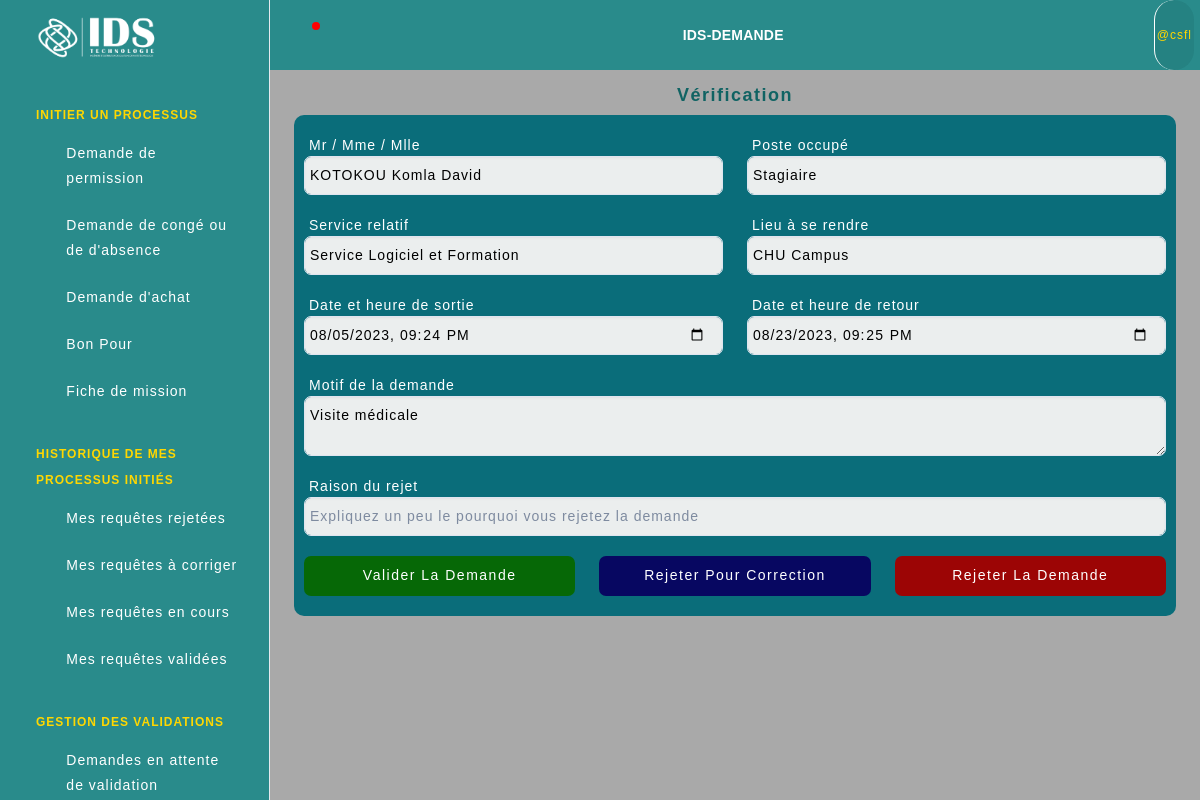
Page /ids-demande/vd/30/ (signed in) on the committed database.
### applicationidsdemande/models.py (models this page shows, shortened)
class Personnel(AbstractBaseUser, PermissionsMixin):
    POSTE_CHOICES = (
        ('Stagiaire', 'Stagiaire'),
        ('Employe', 'Employé'),
        ('ChefService', 'Chef Service'),
        ('Administrateur', 'Administrateur'),
        ('ServicePersonnel', 'Service Personnel'),
        ('DirecteurGeneral', 'Directeur Général'),
        ('DirecteurDepartement', 'Directeur de Département'),
    )
    SERVICE_CHOICES = (
        ('Aucun', 'Aucun Service Particulier'),
        ('ServiceReseauxClients', 'Service Reseaux et Clients'),
        ('ServiceSupportAlvanet', 'Service Support ALAVANET'),
        ('ServiceLogicielFormation', 'Service Logiciel et Formation'),
        ('ServiceCommercial', 'Service Commercial'),
        ('ServiceAdministratifRessourcesHumaines', 'Service Administratif et des Ressources Humaines'),
        ('EquipeLogistiqueCommerciale', 'Equipe Logistique et Commerciale'),
        ('Direction', 'Direction'),
        ('Administration', 'Administration'),
    )
    DIRECTION_CHOICES = (
        ('Aucune', 'Aucune Direction Particulière'),
        ('DirectionTechnique', 'Direction Technique'),
        ('DirectionCommercialeMarketingCommunication', 'Direction Commerciale, Marketing et Communication'),
        ('DirectionAdministrativeRessourcesHumaines', 'Direction Administrative et des Ressources Humaines'),
    )
    nom = models.CharField(max_length=255)
    prenom = models.CharField(max_length=255)
    username = models.CharField(max_length=30, unique=True)
    email = models.EmailField(unique=True)
    poste = models.CharField(max_length=255, choices=POSTE_CHOICES)
    service = models.CharField(max_length=255, choices=SERVICE_CHOICES)
    direction = models.CharField(max_length=100, choices=DIRECTION_CHOICES, default="")
    telephone = PhoneNumberField()
    is_active = models.BooleanField(default=True)
    is_staff = models.BooleanField(default=False)
    objects = CustomUserManager()
    USERNAME_FIELD = 'username'
    REQUIRED_FIELDS = ['nom', 'prenom', 'email', 'poste', 'service', 'telephone']

class DemandePermission(models.Model):
    initiateur = models.ForeignKey(Personnel, on_delete=models.SET_NULL, null=True, blank=True, related_name='demandes_initiees')
    validateurs = models.ManyToManyField(Personnel, blank=True, related_name='demandes_validees')
    rejeteurs_strict = models.ManyToManyField(Personnel, blank=True, related_name='demandes_strictements_rejetees')
    rejeteurs_pour_correction = models.ManyToManyField(Personnel, blank=True, related_name='demandes_rejetees_pour_corrections')
    valide_par = models.ForeignKey(Personnel, on_delete=models.SET_NULL, null=True, blank=True, related_name='demandes_vérifiees')
    date_emission = models.DateTimeField(default=timezone.now)
    statut = models.CharField(max_length=50, choices=STATUT_CHOICES)
    NomComplet = models.CharField(max_length=100)
    poste = models.CharField(max_length=100, choices=POSTE_CHOICES)
    service = models.CharField(max_length=255, choices=SERVICE_CHOICES)
    direction = models.CharField(max_length=100, choices=DIRECTION_CHOICES, default="")
    motif = models.TextField()
    lieu = models.CharField(max_length=100)
    date_heure_sortie = models.DateTimeField()
    date_heure_retour = models.DateTimeField()
    raison_rejet = models.TextField(blank=True, null=True)

### applicationidsdemande/views.py (the view, shortened to what this page needs)
# urls.py: path('vd/<int:demande_id>/', valider_demande, name='valider_demande'),
@login_required(login_url="/")
def valider_demande(request, demande_id):
    demande = get_object_or_404(DemandePermission, id=demande_id)
    user = request.user
    if user.poste == 'ChefService' and (demande.statut == 'attente_CS' or demande.statut == 'a_corriger'):
        if request.method == 'POST':
            form = PermissionForm(request.POST, instance=demande)
            if form.is_valid():
                demande = form.save(commit=False)
                if 'valider' in request.POST:
                    demande.statut = 'attente_DS'
                    demande.valide_par = user
                    demande.raison_rejet = ''
                    demande.validateurs.add(user)  # Ajouter le validateur à la liste des validateurs de la demande
                    demande.save()
                    sujet = 'NOUVELLE DEMANDE DE PERMISSION'
                    message = 'Monsieur Directeur de Département, vous avez une nouvelle demande de permission en attente de validation. Chap Chap DP'
                    destinataires = ['directeurdep@gmail.com']
                    send_mail(sujet, message, None, destinataires)
                elif 'rejeter' in request.POST:
                    demande.statut = 'rejetee'
                    demande.valide_par = user
                    demande.rejeteurs_strict.add(user)  # Ajouter le validateur à la liste des validateurs de la demande
                    demande.save()
                    sujet = 'REJET DE DEMANDE DE PERMISSION'
                    message = "Monsieur l'employé, votre demande de permission a été rejetée."
                    destinataires = ['employe@gmail.com']
                    send_mail(sujet, message, None, destinataires)
                elif 'a_corriger' in request.POST:
                    demande.statut = 'a_corriger'
                    demande.valide_par = user
                    demande.rejeteurs_pour_correction.add(user)  # Ajouter le validateur à la liste des validateurs de la demande
                    demande.save()
                    sujet = 'REJET POUR CORRECTION DE DEMANDE DE PERMISSION'
                    message = "Monsieur l'employé, votre demande de permission a été rejetée pour correction."
                    destinataires = ['employe@gmail.com']
                    send_mail(sujet, message, None, destinataires)
                return redirect('applicationidsdemande:controle')
        else:
            form = PermissionForm(instance=demande)
        context = {'form': form}
        return render(request, 'valider_demande.html', context)
    else:
        return redirect('applicationidsdemande:erreur')

### templates/valider_demande.html (shortened to what this page needs)
{% extends 'base2.html' %}
{% load static %}
    {% block content %}
    <div class="text-center">
        <h1>Vérification</h1>
    </div>
    <form method="post" class="formulaire container">
        <div class="row formulaire-1">
            <div class="col-md-6">
                <div class="form-group">
                    <label for="{{ form.NomComplet.id_for_label }}">Mr / Mme / Mlle</label>
                    {{ form.NomComplet }}
                </div>
            </div>
            <div class="col-md-6">
                <div class="form-group">
                    <label for="{{ form.poste.id_for_label }}">Poste occupé</label>
                    {{ form.poste }}
                </div>
            </div>
            <div class="col-md-6">
                <div class="form-group">
                    <label for="{{ form.service.id_for_label }}">Service relatif</label>
                    {{ form.service }}
                </div>
            </div>
            <div class="col-md-6">
                <div class="form-group">
                    <label for="{{ form.lieu.id_for_label }}">Lieu à se rendre</label>
                    {{ form.lieu }}
                </div>
            </div>
            <div class="col-md-6">
                <div class="form-group">
                    <label for="{{ form.date_heure_sortie.id_for_label }}">Date et heure de sortie</label>
                    {{ form.date_heure_sortie }}
                </div>
            </div>
            <div class="col-md-6">
                <div class="form-group">
                    <label for="{{ form.date_heure_retour.id_for_label }}">Date et heure de retour</label>
                    {{ form.date_heure_retour }}
                </div>
            </div>
        </div>
        <div class="col-12">
            <div class="form-group">
                <label for="{{ form.motif.id_for_label }}">Motif de la demande</label>
                {{ form.motif }}
            </div>
        </div>
        <div class="col-12">
            <div class="form-group">
                <label for="{{ form.raison_rejet.id_for_label }}">Raison du rejet</label>
                {{ form.raison_rejet }}
            </div>
        </div>
        <div class="deux-btn row">
            <div class="col-lg-4 col-md-12 mb-3 mb-md-0">
                <button class="btn-envoi-v btn btn-primary" type="submit" name="valider">Valider la demande</button>
            </div>
            <div class="col-lg-4 col-md-12 mb-3 mb-md-0">
                <button class="btn-envoi-c btn btn-primary" type="submit" name="a_corriger">Rejeter pour correction</button>
            </div>
            <div class="col-lg-4 col-md-12">
                <button class="btn-envoi-r btn btn-primary" type="submit" name="rejeter">Rejeter la demande</button>
            </div>
        </div>
        </form>
    {% endblock %}

### templates/base2.html (shortened to what this page needs)
{% load static %}
<head>
  <link rel="stylesheet" href="{% static 'css/styles.min.css' %}"/>
</head>
<body>
  <div class="page-wrapper" id="main-wrapper" data-layout="vertical" data-navbarbg="skin6" data-sidebartype="full"
    data-sidebar-position="fixed" data-header-position="fixed">
    <aside class="left-sidebar">
      <div>
        <div class="brand-logo d-flex align-items-center justify-content-between">
          <a href="#" class="text-nowrap logo-img">
            <img class="logo" src="{% static '/images/idslogo.png' %}" alt="idslogo" width="150" height="75">
        </a>
        </div>
        <nav class="sidebar-nav scroll-sidebar" data-simplebar="">
          <ul id="sidebarnav">
            {% if user.poste != 'DirecteurGeneral' %}
            <li class="nav-small-cap">
                <span class="hide-menu hide-menu-title">INITIER UN PROCESSUS</span>
            </li>
            <li class="sidebar-item">
                <a class="sidebar-link" href="{% url 'applicationidsdemande:demande_permission' %}" aria-expanded="false">
                    <span>
                        <i class="ti ti-file-description"></i>
                    </span>
                    <span class="hide-menu">Demande de <br> permission</span>
                </a>
            </li>
            <li class="sidebar-item">
                <a class="sidebar-link" href="#" aria-expanded="false">
                    <span>
                        <i class="ti ti-file-description"></i>
                    </span>
                    <span class="hide-menu">Demande de congé ou <br> de d'absence</span>
                </a>
            </li>
            <li class="sidebar-item">
                <a class="sidebar-link" href="#" aria-expanded="false">
                    <span>
                        <i class="ti ti-file-description"></i>
                    </span>
                    <span class="hide-menu">Demande d'achat</span>
                </a>
            </li>
            <li class="sidebar-item">
                <a class="sidebar-link" href="#" aria-expanded="false">
                    <span>
                        <i class="ti ti-file-description"></i>
                    </span>
                    <span class="hide-menu">Bon Pour</span>
                </a>
            </li>
            <li class="sidebar-item">
                <a class="sidebar-link" href="#" aria-expanded="false">
                    <span>
                        <i class="ti ti-file-description"></i>
                    </span>
                    <span class="hide-menu">Fiche de mission</span>
                </a>
            </li>
            <li class="nav-small-cap">
              <span class="hide-menu hide-menu-title">HISTORIQUE DE MES PROCESSUS INITIÉS</span>
            </li>
            <li class="sidebar-item">
                <a class="sidebar-link" href="{% url 'applicationidsdemande:demandes_rejetees_initiateur' %}" aria-expanded="false">
                  <span>
                    <i class="ti ti-alert-circle"></i>
                  </span>
                  <span class="hide-menu">Mes requêtes rejetées</span>
                </a>
              </li>
              <li class="sidebar-item">
                <a class="sidebar-link" href="{% url 'applicationidsdemande:demandes_a_corriger_initiateur' %}" aria-expanded="false">
                  <span>
                    <i class="ti ti-alert-circle"></i>
                  </span>
                  <span class="hide-menu">Mes requêtes à corriger</span>
                </a>
              </li>
              <li class="sidebar-item">
                <a class="sidebar-link" href="{% url 'applicationidsdemande:demandes_encours_initiateur' %}" aria-expanded="false">
                  <span>
                    <i class="ti ti-alert-circle"></i>
                  </span>
                  <span class="hide-menu">Mes requêtes en cours</span>
                </a>
              </li>
              <li class="sidebar-item">
                <a class="sidebar-link" href="{% url 'applicationidsdemande:demandes_validees_initiateur' %}" aria-expanded="false">
                  <span>
                    <i class="ti ti-alert-circle"></i>
                  </span>
                  <span class="hide-menu">Mes requêtes validées</span>
                </a>
              </li>
              {% endif %}
              {% if user.poste == 'DirecteurGeneral' or user.poste == 'ServicePersonnel' or user.poste == 'DirecteurDepartement' or user.poste == 'ChefService' %}
              <li class="nav-small-cap">
              <span class="hide-menu hide-menu-title">GESTION DES VALIDATIONS</span>
            </li>
            <li class="sidebar-item">
              <a class="sidebar-link" href="{% url 'applicationidsdemande:controle' %}" aria-expanded="false">
                <span>
                  <i class="ti ti-aperture"></i>
                </span>
                <span class="hide-menu">Demandes en attente <br> de validation</span>
              </a>
            </li>
            {% endif %}
          </ul>
        </nav>
      </div>
    </aside>
    <div class="body-wrapper">
      <header class="app-header">
        <nav class="navbar navbar-expand-lg navbar-light">
          <ul class="navbar-nav">
            <li class="nav-item">
              <a class="nav-link" href="{% url 'applicationidsdemande:notifications' %}">
                <i class="ti ti-bell-ringing notification-icone"></i>
                <div class="notification rounded-circle notification-point"></div>
              </a>
            </li>
          </ul>
          <div class="navbar-collapse justify-content-end px-0" id="navbarNav">
            <ul class="navbar-nav flex-row ms-auto align-items-center justify-content-end">
              <li class="nav-item dropdown haut-ids-demande">IDS-DEMANDE</li>
            </ul>
          </div>
          <div class="navbar-collapse justify-content-end px-0" id="navbarNav">
            <ul class="navbar-nav flex-row ms-auto align-items-center justify-content-end">
              <li class="nav-item dropdown">
                <span class="nav-link" href="#" id="drop2" data-bs-toggle="dropdown"
                  aria-expanded="false"> <span class="utilisateur-connecte">@{{ user.username }}</span>
                </span>
              </li>
            </ul>
          </div>
        </nav>
      </header>
      <div class="container-fluid">
        {% block content %}
        {% endblock %}
      </div>
    </div>
  </div>
</body>
</html>

### rows in the picture
Personnel: username "csfl"
DemandePermission: NomComplet "KOTOKOU Komla David", poste "Stagiaire", service "Service Logiciel et Formation", lieu "CHU Campus", date_heure_sortie "08/05/2023 21:24", date_heure_retour "08/23/2023 21:25", motif "Visite médicale"
